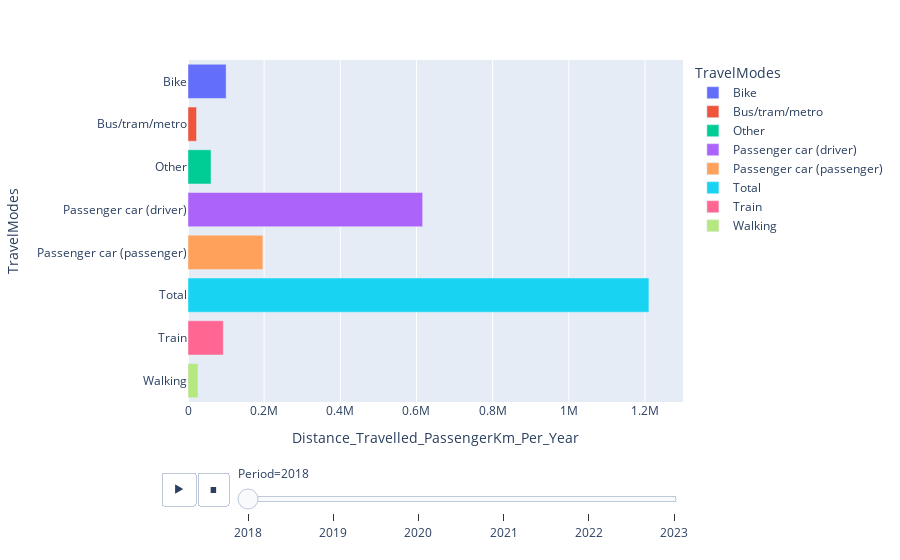

The code cell stored with this chart in its notebook:
### Code cell
travelmode_animation = value_clean_data.groupby(['TravelModes', 'Period']).sum('Distance_Travelled_PassengerKm_Per_Year').reset_index()
fig = px.bar(travelmode_animation, x = 'Distance_Travelled_PassengerKm_Per_Year', y = 'TravelModes', color = 'TravelModes',
                animation_frame = 'Period', range_x = [0, 1300000])
fig.show()

### Figure 1 — Plotly figure (JSON) as saved in the notebook; plotly's stock layout.template omitted (floating-point values rounded to 4 significant figures)
{"data": [{"alignmentgroup": "True", "hovertemplate": "TravelModes=%{y}<br>Period=2018<br>Distance_Travelled_PassengerKm_Per_Year=%{x}<extra></extra>", "legendgroup": "Bike", "marker": {"color": "#636efa", "pattern": {"shape": ""}}, "name": "Bike", "offsetgroup": "Bike", "orientation": "h", "showlegend": true, "textposition": "auto", "type": "bar", "x": [100149], "xaxis": "x", "y": ["Bike"], "yaxis": "y"}, {"alignmentgroup": "True", "hovertemplate": "TravelModes=%{y}<br>Period=2018<br>Distance_Travelled_PassengerKm_Per_Year=%{x}<extra></extra>", "legendgroup": "Bus/tram/metro", "marker": {"color": "#EF553B", "pattern": {"shape": ""}}, "name": "Bus/tram/metro", "offsetgroup": "Bus/tram/metro", "orientation": "h", "showlegend": true, "textposition": "auto", "type": "bar", "x": [22424], "xaxis": "x", "y": ["Bus/tram/metro"], "yaxis": "y"}, {"alignmentgroup": "True", "hovertemplate": "TravelModes=%{y}<br>Period=2018<br>Distance_Travelled_PassengerKm_Per_Year=%{x}<extra></extra>", "legendgroup": "Other", "marker": {"color": "#00cc96", "pattern": {"shape": ""}}, "name": "Other", "offsetgroup": "Other", "orientation": "h", "showlegend": true, "textposition": "auto", "type": "bar", "x": [60427], "xaxis": "x", "y": ["Other"], "yaxis": "y"}, {"alignmentgroup": "True", "hovertemplate": "TravelModes=%{y}<br>Period=2018<br>Distance_Travelled_PassengerKm_Per_Year=%{x}<extra></extra>", "legendgroup": "Passenger car (driver)", "marker": {"color": "#ab63fa", "pattern": {"shape": ""}}, "name": "Passenger car (driver)", "offsetgroup": "Passenger car (driver)", "orientation": "h", "showlegend": true, "textposition": "auto", "type": "bar", "x": [616249], "xaxis": "x", "y": ["Passenger car (driver)"], "yaxis": "y"}, {"alignmentgroup": "True", "hovertemplate": "TravelModes=%{y}<br>Period=2018<br>Distance_Travelled_PassengerKm_Per_Year=%{x}<extra></extra>", "legendgroup": "Passenger car (passenger)", "marker": {"color": "#FFA15A", "pattern": {"shape": ""}}, "name": "Passenger car (passenger)", "offsetgroup": "Passenger car (passenger)", "orientation": "h", "showlegend": true, "textposition": "auto", "type": "bar", "x": [196620], "xaxis": "x", "y": ["Passenger car (passenger)"], "yaxis": "y"}, {"alignmentgroup": "True", "hovertemplate": "TravelModes=%{y}<br>Period=2018<br>Distance_Travelled_PassengerKm_Per_Year=%{x}<extra></extra>", "legendgroup": "Total", "marker": {"color": "#19d3f3", "pattern": {"shape": ""}}, "name": "Total", "offsetgroup": "Total", "orientation": "h", "showlegend": true, "textposition": "auto", "type": "bar", "x": [1210510], "xaxis": "x", "y": ["Total"], "yaxis": "y"}, {"alignmentgroup": "True", "hovertemplate": "TravelModes=%{y}<br>Period=2018<br>Distance_Travelled_PassengerKm_Per_Year=%{x}<extra></extra>", "legendgroup": "Train", "marker": {"color": "#FF6692", "pattern": {"shape": ""}}, "name": "Train", "offsetgroup": "Train", "orientation": "h", "showlegend": true, "textposition": "auto", "type": "bar", "x": [92643], "xaxis": "x", "y": ["Train"], "yaxis": "y"}, {"alignmentgroup": "True", "hovertemplate": "TravelModes=%{y}<br>Period=2018<br>Distance_Travelled_PassengerKm_Per_Year=%{x}<extra></extra>", "legendgroup": "Walking", "marker": {"color": "#B6E880", "pattern": {"shape": ""}}, "name": "Walking", "offsetgroup": "Walking", "orientation": "h", "showlegend": true, "textposition": "auto", "type": "bar", "x": [26250], "xaxis": "x", "y": ["Walking"], "yaxis": "y"}], "layout": {"barmode": "relative", "legend": {"title": {"text": "TravelModes"}, "tracegroupgap": 0}, "margin": {"t": 60}, "sliders": [{"active": 0, "currentvalue": {"prefix": "Period="}, "len": 0.9, "pad": {"b": 10, "t": 60}, "steps": [{"args": [["2018"], {"frame": {"duration": 0, "redraw": true}, "fromcurrent": true, "mode": "immediate", "transition": {"duration": 0, "easing": "linear"}}], "label": "2018", "method": "animate"}, {"args": [["2019"], {"frame": {"duration": 0, "redraw": true}, "fromcurrent": true, "mode": "immediate", "transition": {"duration": 0, "easing": "linear"}}], "label": "2019", "method": "animate"}, {"args": [["2020"], {"frame": {"duration": 0, "redraw": true}, "fromcurrent": true, "mode": "immediate", "transition": {"duration": 0, "easing": "linear"}}], "label": "2020", "method": "animate"}, {"args": [["2021"], {"frame": {"duration": 0, "redraw": true}, "fromcurrent": true, "mode": "immediate", "transition": {"duration": 0, "easing": "linear"}}], "label": "2021", "method": "animate"}, {"args": [["2022"], {"frame": {"duration": 0, "redraw": true}, "fromcurrent": true, "mode": "immediate", "transition": {"duration": 0, "easing": "linear"}}], "label": "2022", "method": "animate"}, {"args": [["2023"], {"frame": {"duration": 0, "redraw": true}, "fromcurrent": true, "mode": "immediate", "transition": {"duration": 0, "easing": "linear"}}], "label": "2023", "method": "animate"}], "x": 0.1, "xanchor": "left", "y": 0, "yanchor": "top"}], "updatemenus": [{"buttons": [{"args": [null, {"frame": {"duration": 500, "redraw": true}, "fromcurrent": true, "mode": "immediate", "transition": {"duration": 500, "easing": "linear"}}], "label": "&#9654;", "method": "animate"}, {"args": [[null], {"frame": {"duration": 0, "redraw": true}, "fromcurrent": true, "mode": "immediate", "transition": {"duration": 0, "easing": "linear"}}], "label": "&#9724;", "method": "animate"}], "direction": "left", "pad": {"r": 10, "t": 70}, "showactive": false, "type": "buttons", "x": 0.1, "xanchor": "right", "y": 0, "yanchor": "top"}], "xaxis": {"anchor": "y", "domain": [0, 1], "range": [0, 1300000], "title": {"text": "Distance_Travelled_PassengerKm_Per_Year"}}, "yaxis": {"anchor": "x", "categoryarray": ["Walking", "Train", "Total", "Passenger car (passenger)", "Passenger car (driver)", "Other", "Bus/tram/metro", "Bike"], "categoryorder": "array", "domain": [0, 1], "title": {"text": "TravelModes"}}}}
